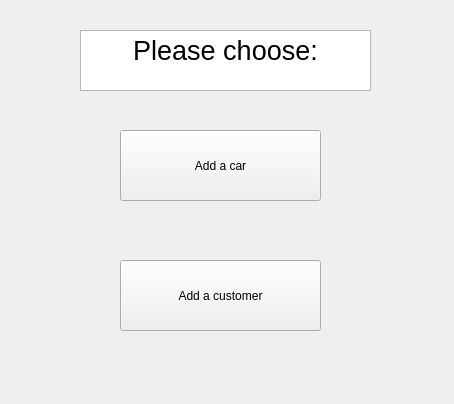
<?xml version="1.0" encoding="UTF-8"?>
<ui version="4.0">
 <class>addWindow</class>
 <widget class="QWidget" name="addWindow">
  <property name="geometry">
   <rect>
    <x>0</x>
    <y>0</y>
    <width>454</width>
    <height>404</height>
   </rect>
  </property>
  <property name="windowTitle">
   <string>Form</string>
  </property>
  <widget class="QPushButton" name="pushButton">
   <property name="geometry">
    <rect>
     <x>120</x>
     <y>130</y>
     <width>201</width>
     <height>71</height>
    </rect>
   </property>
   <property name="text">
    <string>Add a car</string>
   </property>
  </widget>
  <widget class="QPushButton" name="pushButton_2">
   <property name="geometry">
    <rect>
     <x>120</x>
     <y>260</y>
     <width>201</width>
     <height>71</height>
    </rect>
   </property>
   <property name="text">
    <string>Add a customer</string>
   </property>
  </widget>
  <widget class="QTextBrowser" name="textBrowser">
   <property name="geometry">
    <rect>
     <x>80</x>
     <y>30</y>
     <width>291</width>
     <height>61</height>
    </rect>
   </property>
   <property name="html">
    <string>&lt;!DOCTYPE HTML PUBLIC &quot;-//W3C//DTD HTML 4.0//EN&quot; &quot;http://www.w3.org/TR/REC-html40/strict.dtd&quot;&gt;
&lt;html&gt;&lt;head&gt;&lt;meta name=&quot;qrichtext&quot; content=&quot;1&quot; /&gt;&lt;meta charset=&quot;utf-8&quot; /&gt;&lt;style type=&quot;text/css&quot;&gt;
p, li { white-space: pre-wrap; }
hr { height: 1px; border-width: 0; }
li.unchecked::marker { content: &quot;\2610&quot;; }
li.checked::marker { content: &quot;\2612&quot;; }
&lt;/style&gt;&lt;/head&gt;&lt;body style=&quot; font-family:'Segoe UI'; font-size:9pt; font-weight:400; font-style:normal;&quot;&gt;
&lt;p align=&quot;center&quot; style=&quot; margin-top:0px; margin-bottom:0px; margin-left:0px; margin-right:0px; -qt-block-indent:0; text-indent:0px;&quot;&gt;&lt;span style=&quot; font-size:20pt;&quot;&gt;Please choose:&lt;/span&gt;&lt;/p&gt;&lt;/body&gt;&lt;/html&gt;</string>
   </property>
  </widget>
 </widget>
 <resources/>
 <connections/>
</ui>
